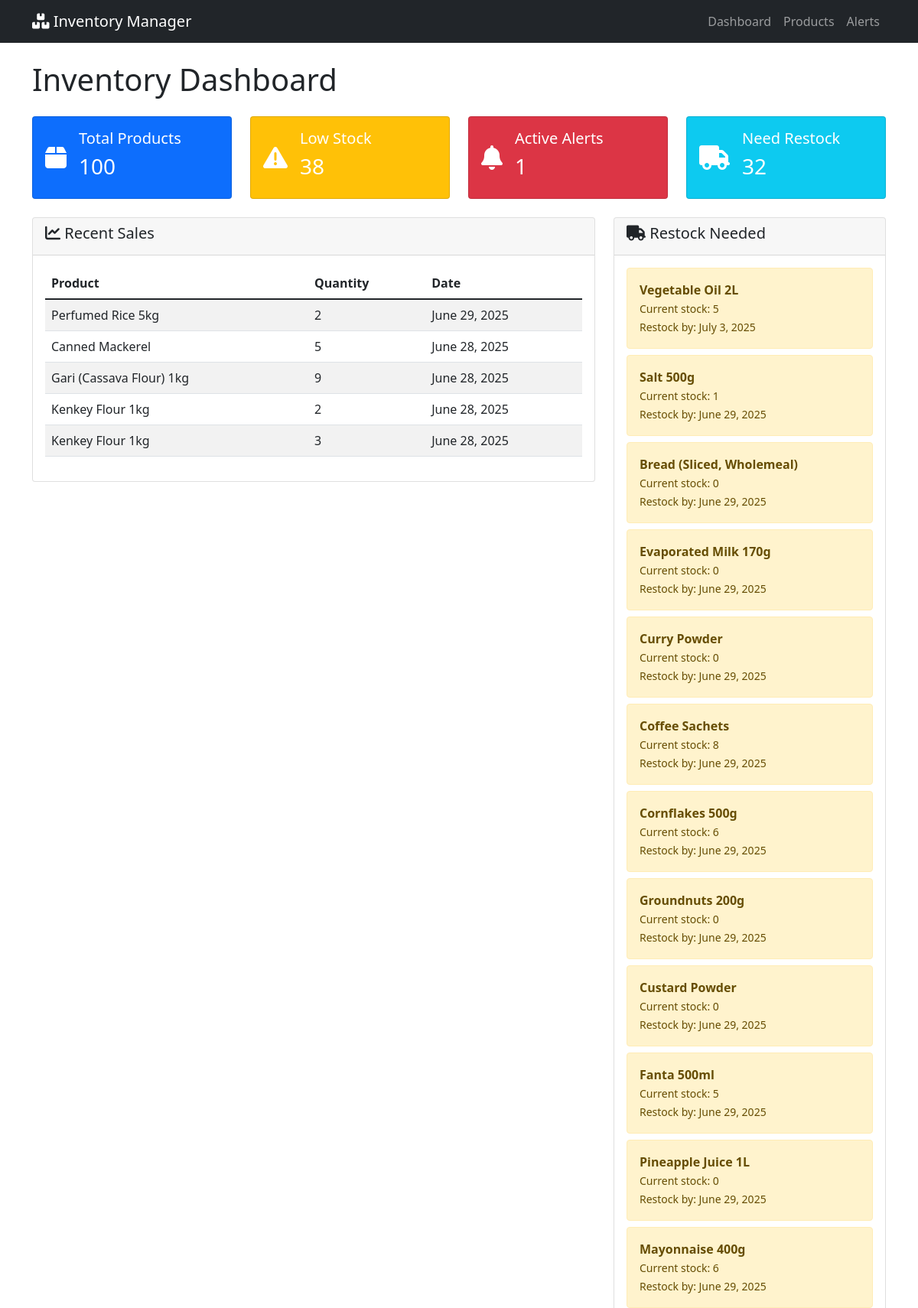
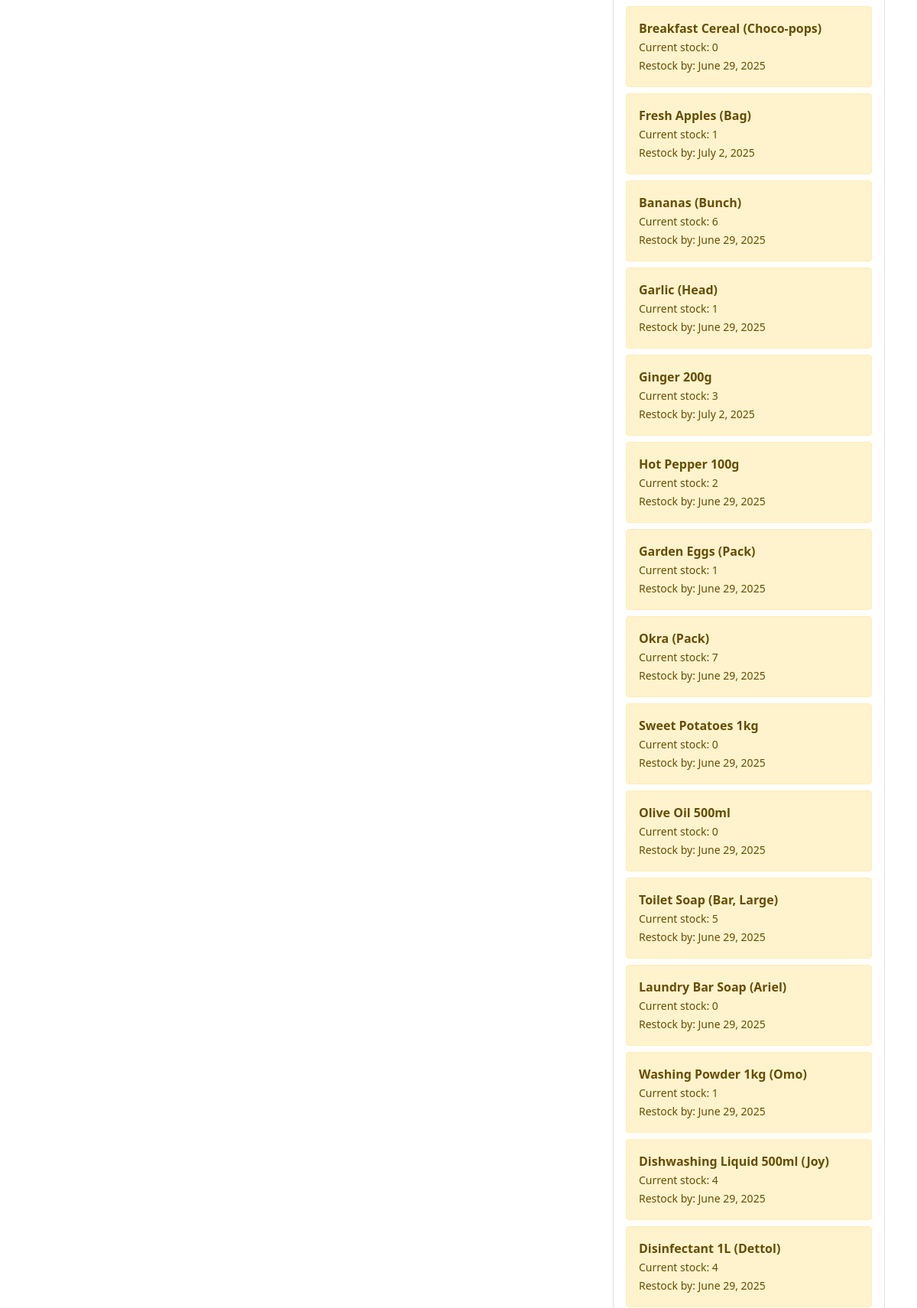
The page / (upper part) on the database its author committed (2 pictures, top to bottom).
### inventory/models.py (models this page shows, shortened)
class Sale(models.Model):
    product = models.ForeignKey(Product, on_delete=models.CASCADE, related_name='sales')
    quantity = models.PositiveIntegerField()
    date = models.DateField(default=timezone.now)
    created_at = models.DateTimeField(auto_now_add=True)
    class Meta:
        ordering = ['-date']

class Product(models.Model):
    name = models.CharField(max_length=200)
    sku = models.CharField(max_length=50, unique=True)
    current_stock = models.PositiveIntegerField(default=0)
    low_stock_threshold = models.PositiveIntegerField(default=10)
    created_at = models.DateTimeField(auto_now_add=True)
    updated_at = models.DateTimeField(auto_now=True)
    def get_daily_sales_average(self, days=30):
        end_date = timezone.now().date()
        start_date = end_date - timedelta(days=days)
        sales = Sale.objects.filter(
            product=self,
            date__range=[start_date, end_date]
        ).aggregate(total=models.Sum('quantity'))
        total_sold = sales['total'] or 0
        return total_sold / days if days > 0 else 0
    def predict_stockout_date(self):
        daily_avg = self.get_daily_sales_average()
        if daily_avg <= 0:
            return None
        days_until_stockout = self.current_stock / daily_avg
        return timezone.now().date() + timedelta(days=int(days_until_stockout))
    def get_restock_recommendation(self, lead_time_days=7):
        stockout_date = self.predict_stockout_date()
        if not stockout_date:
            return None
        restock_date = stockout_date - timedelta(days=lead_time_days)
        return max(restock_date, timezone.now().date())

### inventory/views.py (the view)
# urls.py: path('', views.dashboard, name='dashboard'),
def dashboard(request):
    total_products = Product.objects.count()
    low_stock_count = Product.objects.filter(
        current_stock__lte=F('low_stock_threshold')
    ).count()
    active_alerts = StockAlert.objects.filter(is_active=True).count()
    recent_sales = Sale.objects.all()[:5]
    products_needing_restock = []
    for product in Product.objects.all():
        restock_date = product.get_restock_recommendation()
        if restock_date and restock_date <= timezone.now().date() + timedelta(days=7):
            products_needing_restock.append(product)
    context = {
        'total_products': total_products,
        'low_stock_count': low_stock_count,
        'active_alerts': active_alerts,
        'recent_sales': recent_sales,
        'products_needing_restock': products_needing_restock,
    }
    return render(request, 'inventory/dashboard.html', context)

### inventory/templates/inventory/dashboard.html (shortened to what this page needs)
{% extends 'inventory/base.html' %}
{% block content %}
<div class="row">
    <div class="col-md-12">
        <h1 class="mb-4">Inventory Dashboard</h1>
    </div>
</div>
<div class="row mb-4">
    <div class="col-md-3">
        <div class="card bg-primary text-white">
            <div class="card-body">
                <div class="d-flex align-items-center">
                    <i class="fas fa-box fa-2x me-3"></i>
                    <div>
                        <h5 class="card-title">Total Products</h5>
                        <h3>{{ total_products }}</h3>
                    </div>
                </div>
            </div>
        </div>
    </div>
    <div class="col-md-3">
        <div class="card bg-warning text-white">
            <div class="card-body">
                <div class="d-flex align-items-center">
                    <i class="fas fa-exclamation-triangle fa-2x me-3"></i>
                    <div>
                        <h5 class="card-title">Low Stock</h5>
                        <h3>{{ low_stock_count }}</h3>
                    </div>
                </div>
            </div>
        </div>
    </div>
    <div class="col-md-3">
        <div class="card bg-danger text-white">
            <div class="card-body">
                <div class="d-flex align-items-center">
                    <i class="fas fa-bell fa-2x me-3"></i>
                    <div>
                        <h5 class="card-title">Active Alerts</h5>
                        <h3>{{ active_alerts }}</h3>
                    </div>
                </div>
            </div>
        </div>
    </div>
    <div class="col-md-3">
        <div class="card bg-info text-white">
            <div class="card-body">
                <div class="d-flex align-items-center">
                    <i class="fas fa-truck fa-2x me-3"></i>
                    <div>
                        <h5 class="card-title">Need Restock</h5>
                        <h3>{{ products_needing_restock|length }}</h3>
                    </div>
                </div>
            </div>
        </div>
    </div>
</div>
<div class="row">
    <div class="col-md-8">
        <div class="card">
            <div class="card-header">
                <h5><i class="fas fa-chart-line"></i> Recent Sales</h5>
            </div>
            <div class="card-body">
                {% if recent_sales %}
                    <div class="table-responsive">
                        <table class="table table-striped">
                            <thead>
                                <tr>
                                    <th>Product</th>
                                    <th>Quantity</th>
                                    <th>Date</th>
                                </tr>
                            </thead>
                            <tbody>
                                {% for sale in recent_sales %}
                                <tr>
                                    <td>{{ sale.product.name }}</td>
                                    <td>{{ sale.quantity }}</td>
                                    <td>{{ sale.date }}</td>
                                </tr>
                                {% endfor %}
                            </tbody>
                        </table>
                    </div>
                {% else %}
                    <p class="text-muted">No recent sales data available.</p>
                {% endif %}
            </div>
        </div>
    </div>
    <div class="col-md-4">
        <div class="card">
            <div class="card-header">
                <h5><i class="fas fa-truck"></i> Restock Needed</h5>
            </div>
            <div class="card-body">
                {% if products_needing_restock %}
                    {% for product in products_needing_restock %}
                        <div class="alert alert-warning mb-2">
                            <strong>{{ product.name }}</strong><br>
                            <small>Current stock: {{ product.current_stock }}</small><br>
                            <small>Restock by: {{ product.get_restock_recommendation }}</small>
                        </div>
                    {% endfor %}
                {% else %}
                    <p class="text-muted">No immediate restocking needed.</p>
                {% endif %}
            </div>
        </div>
    </div>
</div>
{% endblock %}

### rows shown on the page
Sale: product.name "Perfumed Rice 5kg", quantity "2", date "June 29, 2025"
Sale: product.name "Canned Mackerel", quantity "5", date "June 28, 2025"
Sale: product.name "Gari (Cassava Flour) 1kg", quantity "9", date "June 28, 2025"
Sale: product.name "Kenkey Flour 1kg", quantity "2", date "June 28, 2025"
Sale: product.name "Kenkey Flour 1kg", quantity "3", date "June 28, 2025"
Product: name "Vegetable Oil 2L", current_stock "5", get_restock_recommendation "July 3, 2025"
Product: name "Salt 500g", current_stock "1", get_restock_recommendation "June 29, 2025"
Product: name "Bread (Sliced, Wholemeal)", current_stock "0", get_restock_recommendation "June 29, 2025"
Product: name "Evaporated Milk 170g", current_stock "0", get_restock_recommendation "June 29, 2025"
Product: name "Curry Powder", current_stock "0", get_restock_recommendation "June 29, 2025"
Product: name "Coffee Sachets", current_stock "8", get_restock_recommendation "June 29, 2025"
Product: name "Cornflakes 500g", current_stock "6", get_restock_recommendation "June 29, 2025"
Product: name "Groundnuts 200g", current_stock "0", get_restock_recommendation "June 29, 2025"
Product: name "Custard Powder", current_stock "0", get_restock_recommendation "June 29, 2025"
Product: name "Fanta 500ml", current_stock "5", get_restock_recommendation "June 29, 2025"
Product: name "Pineapple Juice 1L", current_stock "0", get_restock_recommendation "June 29, 2025"
Product: name "Mayonnaise 400g", current_stock "6", get_restock_recommendation "June 29, 2025"
Product: name "Breakfast Cereal (Choco-pops)", current_stock "0", get_restock_recommendation "June 29, 2025"
Product: name "Fresh Apples (Bag)", current_stock "1", get_restock_recommendation "July 2, 2025"
Product: name "Bananas (Bunch)", current_stock "6", get_restock_recommendation "June 29, 2025"
Product: name "Garlic (Head)", current_stock "1", get_restock_recommendation "June 29, 2025"
Product: name "Ginger 200g", current_stock "3", get_restock_recommendation "July 2, 2025"
Product: name "Hot Pepper 100g", current_stock "2", get_restock_recommendation "June 29, 2025"
Product: name "Garden Eggs (Pack)", current_stock "1", get_restock_recommendation "June 29, 2025"
Product: name "Okra (Pack)", current_stock "7", get_restock_recommendation "June 29, 2025"
Product: name "Sweet Potatoes 1kg", current_stock "0", get_restock_recommendation "June 29, 2025"
Product: name "Olive Oil 500ml", current_stock "0", get_restock_recommendation "June 29, 2025"
Product: name "Toilet Soap (Bar, Large)", current_stock "5", get_restock_recommendation "June 29, 2025"
Product: name "Laundry Bar Soap (Ariel)", current_stock "0", get_restock_recommendation "June 29, 2025"
Product: name "Washing Powder 1kg (Omo)", current_stock "1", get_restock_recommendation "June 29, 2025"
Product: name "Dishwashing Liquid 500ml (Joy)", current_stock "4", get_restock_recommendation "June 29, 2025"
Product: name "Disinfectant 1L (Dettol)", current_stock "4", get_restock_recommendation "June 29, 2025"

### other values the page prints
{{ total_products }} "100"
{{ low_stock_count }} "38"
{{ active_alerts }} "1"
{{ products_needing_restock|length }} "32"
